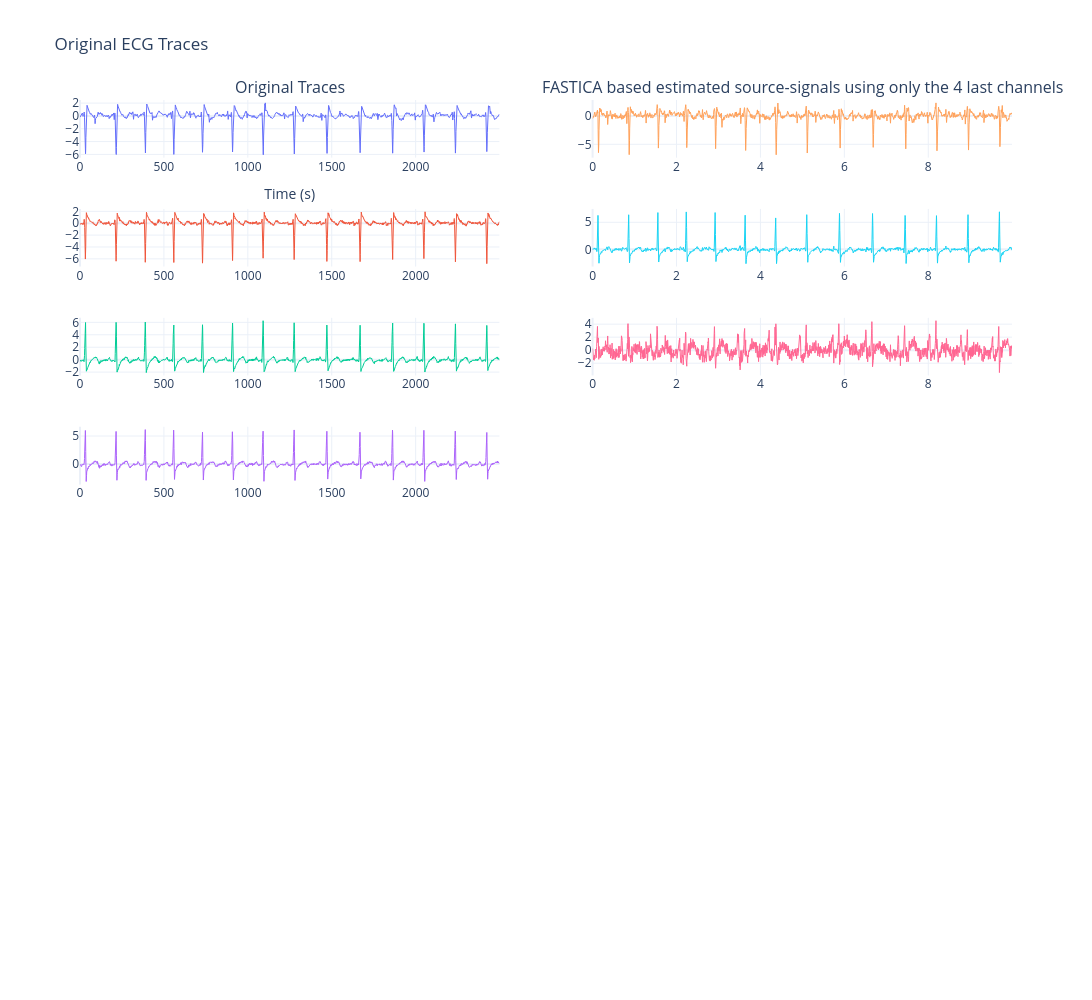

The notebook cell saved with this chart:
### Code cell
fig = make_subplots(rows=len(ecg_df.columns.tolist()), cols=2, subplot_titles=["Original Traces", 'FASTICA based estimated source-signals using only the 4 last channels'])

offset = 2500 # vertical spacing between channels
scale = 100
ecg_df = ecg_df[ecg_df.columns[4:]]
for i, channel in enumerate(ecg_df.columns.tolist()):
    
    fig.add_trace(
        go.Scatter(
            x=ecg_df.index,
            y=ecg_df[channel].values,
            mode='lines',
            line=dict(width=1),
            name=channel,
            showlegend=False
        ),
        row=i+1, col=1
    )
ica = FastICA(n_components=3)
S = ica.fit_transform(ecg_df.values)   # sources (icasig)
A = ica.mixing_            # mixing matrix (A)
W = ica.components_ 

fica_df = pd.DataFrame(S)
fica_df = pd.DataFrame(zscore(fica_df, axis=0))
for i, channel in enumerate(fica_df.columns.tolist()):
    fig.add_trace(
        go.Scatter(
            x=time,
            y=fica_df[channel].values, 
            mode='lines',
            line=dict(width=1),
            name=channel,
            showlegend=False,
        ),
        row=i+1, col=2
    )

fig.update_layout(
    height=1000,
    width=1600,
    title="Original ECG Traces",
    xaxis_title='Time (s)',
    template='plotly_white'
    
)
fig.update_xaxes(showgrid=True)
fig.update_yaxes(showgrid=True,)
fig.write_image(os.path.join(IMAGE_DIR,f"fastica_foetal_last_4_seonsors.png"), width=800, height=500, scale=2)
fig.show()

### Figure 1 — Plotly figure (JSON) as saved in the notebook; plotly's stock layout.template omitted (floating-point values rounded to 4 significant figures; data arrays with more than 128 entries replaced by an {"elided": "..."} marker saying what was removed)
{"data": [{"line": {"width": 1}, "mode": "lines", "name": "channel_5", "showlegend": false, "type": "scatter", "x": {"elided": "2500 int values"}, "xaxis": "x", "y": {"elided": "2500 float values"}, "yaxis": "y"}, {"line": {"width": 1}, "mode": "lines", "name": "channel_6", "showlegend": false, "type": "scatter", "x": {"elided": "2500 int values"}, "xaxis": "x3", "y": {"elided": "2500 float values"}, "yaxis": "y3"}, {"line": {"width": 1}, "mode": "lines", "name": "channel_7", "showlegend": false, "type": "scatter", "x": {"elided": "2500 int values"}, "xaxis": "x5", "y": {"elided": "2500 float values"}, "yaxis": "y5"}, {"line": {"width": 1}, "mode": "lines", "name": "channel_8", "showlegend": false, "type": "scatter", "x": {"elided": "2500 int values"}, "xaxis": "x7", "y": {"elided": "2500 float values"}, "yaxis": "y7"}, {"line": {"width": 1}, "mode": "lines", "name": "0", "showlegend": false, "type": "scatter", "x": {"elided": "2500 float values"}, "xaxis": "x2", "y": {"elided": "2500 float values"}, "yaxis": "y2"}, {"line": {"width": 1}, "mode": "lines", "name": "1", "showlegend": false, "type": "scatter", "x": {"elided": "2500 float values"}, "xaxis": "x4", "y": {"elided": "2500 float values"}, "yaxis": "y4"}, {"line": {"width": 1}, "mode": "lines", "name": "2", "showlegend": false, "type": "scatter", "x": {"elided": "2500 float values"}, "xaxis": "x6", "y": {"elided": "2500 float values"}, "yaxis": "y6"}], "layout": {"annotations": [{"font": {"size": 16}, "showarrow": false, "text": "Original Traces", "x": 0.225, "xanchor": "center", "xref": "paper", "y": 1, "yanchor": "bottom", "yref": "paper"}, {"font": {"size": 16}, "showarrow": false, "text": "FASTICA based estimated source-signals using only the 4 last channels", "x": 0.775, "xanchor": "center", "xref": "paper", "y": 1, "yanchor": "bottom", "yref": "paper"}], "height": 1000, "title": {"text": "Original ECG Traces"}, "width": 1600, "xaxis": {"anchor": "y", "domain": [0, 0.45], "showgrid": true, "title": {"text": "Time (s)"}}, "xaxis10": {"anchor": "y10", "domain": [0.55, 1], "showgrid": true}, "xaxis11": {"anchor": "y11", "domain": [0, 0.45], "showgrid": true}, "xaxis12": {"anchor": "y12", "domain": [0.55, 1], "showgrid": true}, "xaxis13": {"anchor": "y13", "domain": [0, 0.45], "showgrid": true}, "xaxis14": {"anchor": "y14", "domain": [0.55, 1], "showgrid": true}, "xaxis15": {"anchor": "y15", "domain": [0, 0.45], "showgrid": true}, "xaxis16": {"anchor": "y16", "domain": [0.55, 1], "showgrid": true}, "xaxis2": {"anchor": "y2", "domain": [0.55, 1], "showgrid": true}, "xaxis3": {"anchor": "y3", "domain": [0, 0.45], "showgrid": true}, "xaxis4": {"anchor": "y4", "domain": [0.55, 1], "showgrid": true}, "xaxis5": {"anchor": "y5", "domain": [0, 0.45], "showgrid": true}, "xaxis6": {"anchor": "y6", "domain": [0.55, 1], "showgrid": true}, "xaxis7": {"anchor": "y7", "domain": [0, 0.45], "showgrid": true}, "xaxis8": {"anchor": "y8", "domain": [0.55, 1], "showgrid": true}, "xaxis9": {"anchor": "y9", "domain": [0, 0.45], "showgrid": true}, "yaxis": {"anchor": "x", "domain": [0.9297, 1], "showgrid": true}, "yaxis10": {"anchor": "x10", "domain": [0.3984, 0.4688], "showgrid": true}, "yaxis11": {"anchor": "x11", "domain": [0.2656, 0.3359], "showgrid": true}, "yaxis12": {"anchor": "x12", "domain": [0.2656, 0.3359], "showgrid": true}, "yaxis13": {"anchor": "x13", "domain": [0.1328, 0.2031], "showgrid": true}, "yaxis14": {"anchor": "x14", "domain": [0.1328, 0.2031], "showgrid": true}, "yaxis15": {"anchor": "x15", "domain": [0, 0.07031], "showgrid": true}, "yaxis16": {"anchor": "x16", "domain": [0, 0.07031], "showgrid": true}, "yaxis2": {"anchor": "x2", "domain": [0.9297, 1], "showgrid": true}, "yaxis3": {"anchor": "x3", "domain": [0.7969, 0.8672], "showgrid": true}, "yaxis4": {"anchor": "x4", "domain": [0.7969, 0.8672], "showgrid": true}, "yaxis5": {"anchor": "x5", "domain": [0.6641, 0.7344], "showgrid": true}, "yaxis6": {"anchor": "x6", "domain": [0.6641, 0.7344], "showgrid": true}, "yaxis7": {"anchor": "x7", "domain": [0.5312, 0.6016], "showgrid": true}, "yaxis8": {"anchor": "x8", "domain": [0.5312, 0.6016], "showgrid": true}, "yaxis9": {"anchor": "x9", "domain": [0.3984, 0.4688], "showgrid": true}}}
